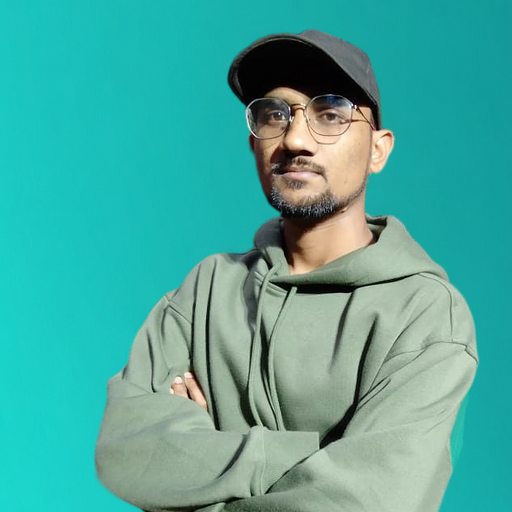
#> input picture media/pankaj-profile-pic.png, 512 x 512 px
$ python -i face_encoding.py   (imports and definitions only)
#> lines starting #> are read from the running program, lines starting #| are printed output that depends on the picture
import cv2
import numpy as np
import os
from django.conf import settings
from main_app.models import FaceProfile

# Load Haar Cascade for face detection
face_cascade = cv2.CascadeClassifier(cv2.data.haarcascades + 'haarcascade_frontalface_default.xml')

def extract_face(image_path):
#> called with image_path = '../../media/pankaj-profile-pic.png'
    img = cv2.imread(image_path)
#> img is the input picture: shape (512, 512, 3); mean B, G, R 158.1, 168.7, 75
    if img is None:
        return None

    gray = cv2.cvtColor(img, cv2.COLOR_BGR2GRAY)
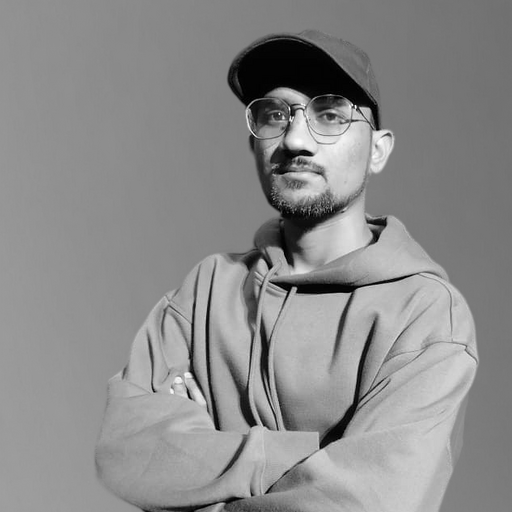
#> gray: shape (512, 512); min 0, max 255, mean 139.5
    faces = face_cascade.detectMultiScale(gray, 1.1, 4)
#> faces = [[226, 58, 145, 145]]

    if len(faces) == 0:
        return None

    x, y, w, h = faces[0]
#> x = 226; y = 58; w = 145; h = 145
    face = gray[y:y+h, x:x+w]
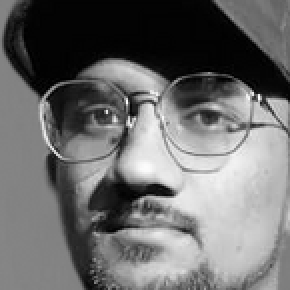
#> face: shape (145, 145) (shown 2 times larger); min 0, max 255, mean 109
    face = cv2.resize(face, (200, 200))
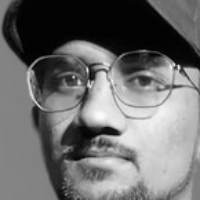
#> face: shape (200, 200); min 0, max 252, mean 108.9
    return face

def match_face_with_database(upload_path, threshold=60):
    # Extract face from uploaded image
    target_face = extract_face(upload_path)
    if target_face is None:
        return None

    recognizer = cv2.face.LBPHFaceRecognizer_create()

    training_faces = []
    labels = []
    label_to_user = {}

    for profile in FaceProfile.objects.select_related('employee'):
        registered_face = extract_face(profile.face_image.path)
        if registered_face is not None:
            label_id = profile.employee.id
            training_faces.append(registered_face)
            labels.append(label_id)
            label_to_user[label_id] = profile.employee

    if not training_faces:
        return None

    recognizer.train(training_faces, np.array(labels))

    label, confidence = recognizer.predict(target_face)

    if confidence < threshold:
        return label_to_user.get(label)
    return None

>>> result = extract_face('../../media/pankaj-profile-pic.png')
